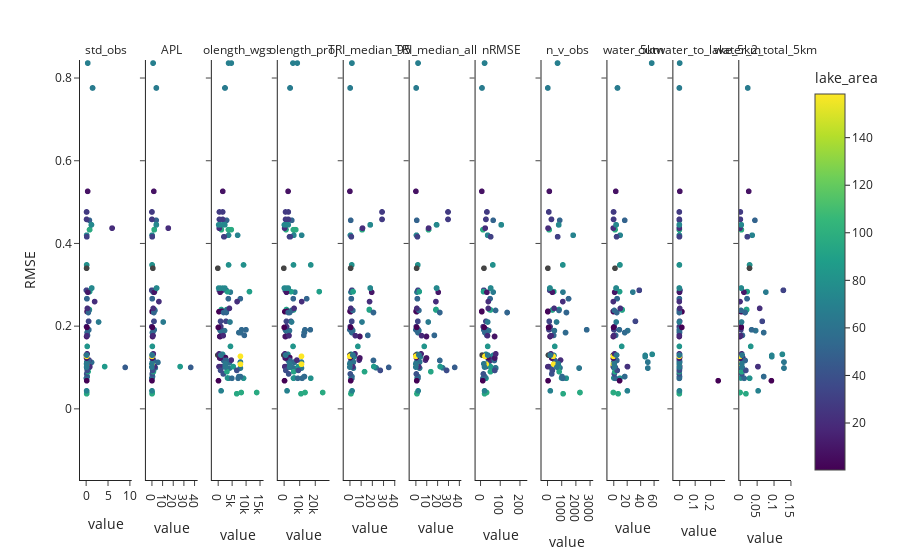

Source (notebook cell):
### Code cell
import plotly.express as px
x_fd='value'
y_fd='RMSE'
facet='predictors'
color='lake_area'
df=df_melt.loc[(df_melt['RMSE']!=df_melt['RMSE'].max())&(df_melt['predictors']!='VE')]

fig = px.scatter(df, x=x_fd, y=y_fd, facet_col=facet,color=color,
                template="simple_white")

fig.update_xaxes(matches=None)
fig.for_each_annotation(lambda a: a.update(text=a.text.split("=")[-1]))
fig.show()
